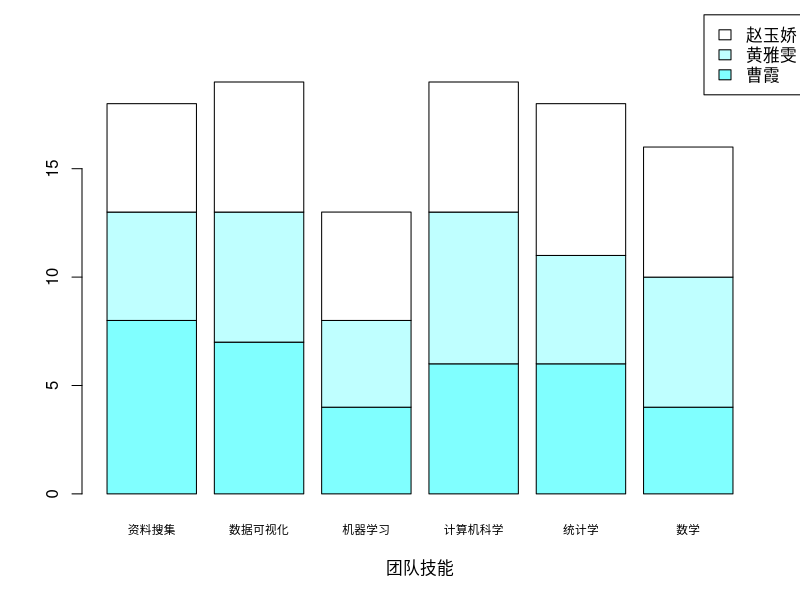

Source code (R):
## ---- chunk 1
NAME <- c("曹霞","黄雅雯","赵玉娇")
WORK <- c("1. 搜集有关“幸福感”的背景资料，包含幸福悖论、宗教、性别认同、住房等相关方面的背景  2. 主笔报告团队概况部分  3. 整理GitHub相关学习资料  4. 可视化分析教育、地域、社会认知等变量与主观幸福感的关系","1. 搜集有关“幸福感”的背景资料，包含政策、世界幸福感排名等相关资料  2. 主笔数据预处理部分  3. 可视化宗教信仰、生活方式、家庭状况等变量与主观幸福感的关系","1. 主笔问题背景部分  2. 搜集幸福感相关背景资料 3. 可视化身心健康、工作就业等变量与主观幸福感的关系")
knitr::kable(
  data.frame(NAME,WORK),
  caption = "WORK DISTRIBUTION",
  align = "l"
)
## ---- chunk 2
library(ggplot2)
ability <- data.frame(collection=c(8,5,5),visualization=c(7,6,6),machine_learning=c(4,4,5),computer_science=c(6,7,6),statistic=c(6,5,7),math=c(4,6,6),row.names=c("曹霞","黄雅雯","赵玉娇"))
#opar <- par(no.readonly = TRUE)
#par(mai=c(5,4,6,8)+0.1)
barplot(as.matrix(ability),col=cm.colors(5),names.arg=c("资料搜集","数据可视化","机器学习","计算机科学","统计学","数学"),legend=rownames(ability),args.legend=c(x=8,y=22.1),cex.names = 0.7,xlab="团队技能")


## ---- chunk 3
library(tidyverse)
setwd("C:/Users/16401/Desktop/Happiness_forecast")
data<-read.csv("happiness_train_clean.csv")
for (i in seq_along(data))
{
  if(length(table(data[[i]]))<35)
    data[[i]]<-factor(data[[i]])
}
data$id<-as.character(data$id)
data$family_m<-as.integer(data$family_m)
data$house<-as.integer(data$house)
data$car<-as.integer(data$car)

data
summary(data)
